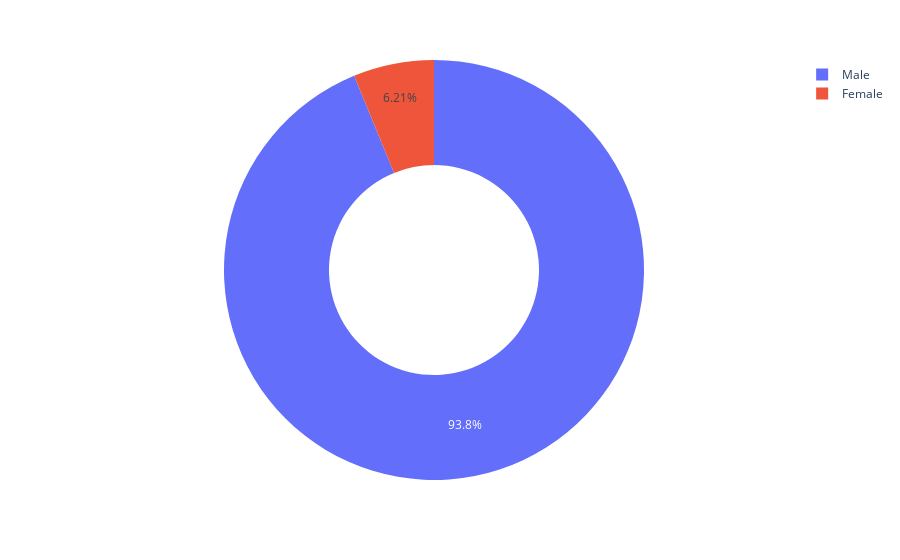

The cell this chart's notebook holds for it:
### Code cell
px.pie(names=sex_counts.index,values=sex_counts,hover_name=sex_counts.index,hole=0.5)

### Figure 1 — Plotly figure (JSON) as saved in the notebook; plotly's stock layout.template omitted (floating-point values rounded to 4 significant figures)
{"data": [{"domain": {"x": [0, 1], "y": [0, 1]}, "hole": 0.5, "hovertemplate": "<b>%{hovertext}</b><br><br>label=%{label}<br>value=%{value}<extra></extra>", "hovertext": ["Male", "Female"], "labels": ["Male", "Female"], "legendgroup": "", "name": "", "showlegend": true, "type": "pie", "values": [876, 58]}], "layout": {"autosize": true, "legend": {"tracegroupgap": 0}, "margin": {"t": 60}}}
